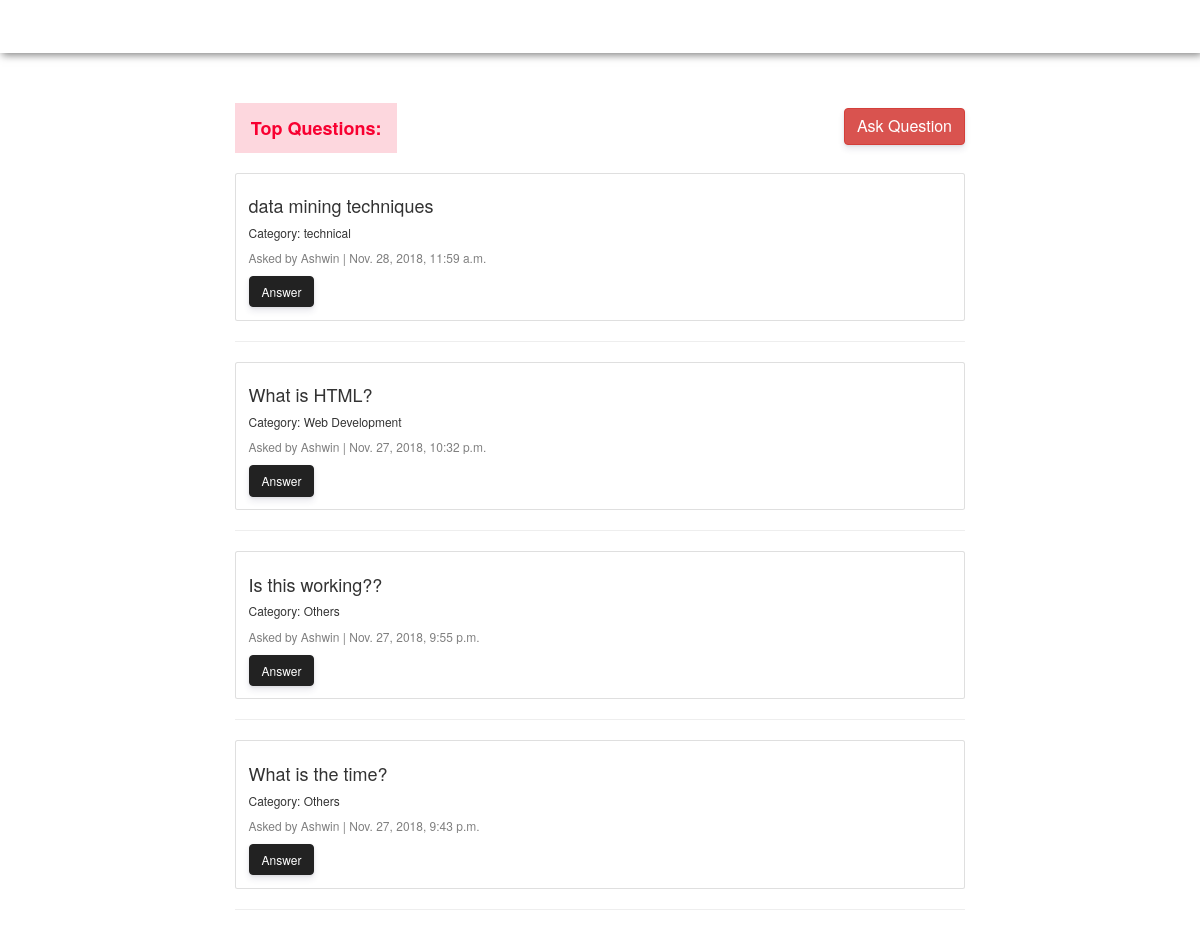
/discussion/ (signed in, upper part), run on an earlier commit of the app's database.
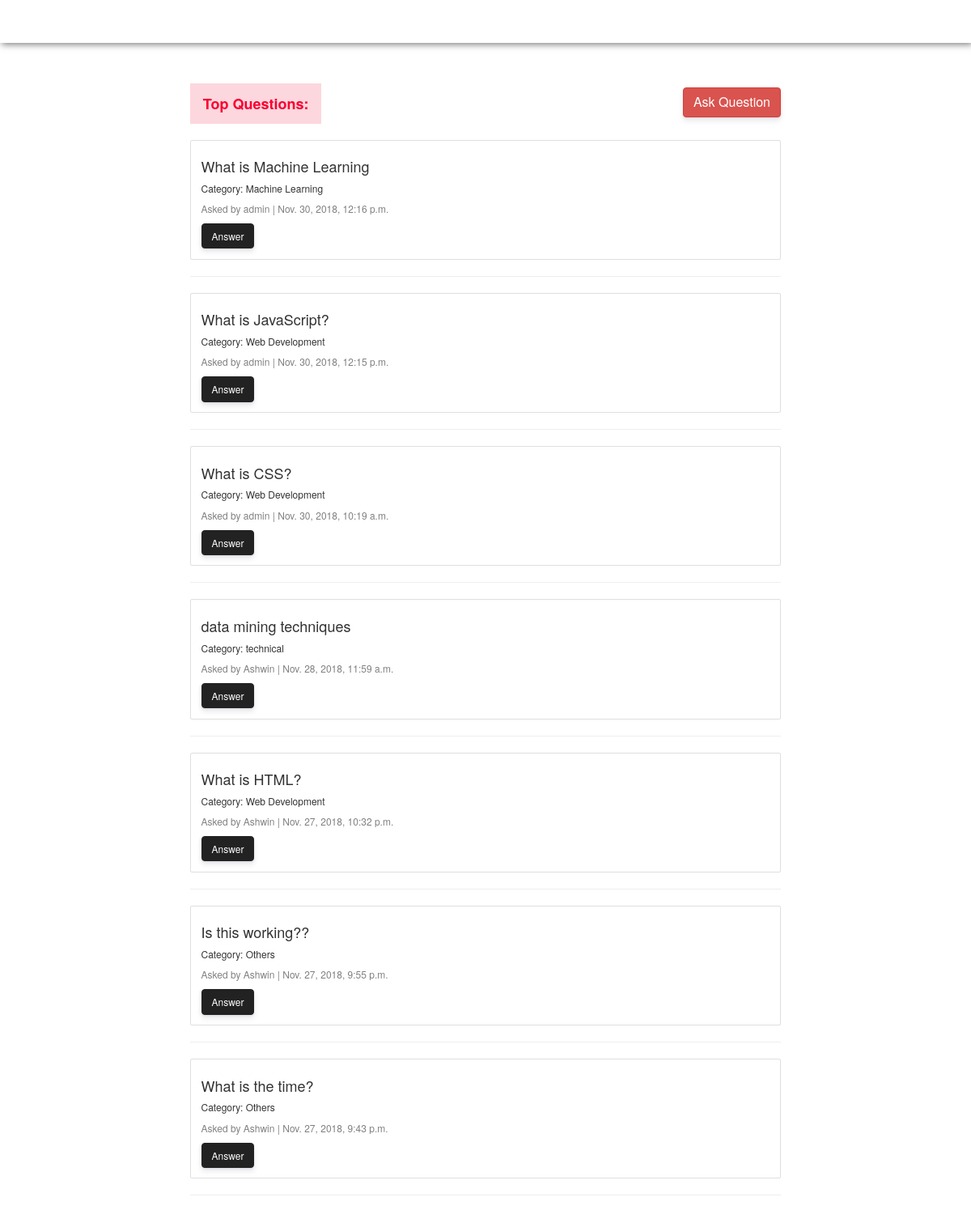
And on a later commit of the database.
### forum/models.py (models this page shows, shortened)
class Question(models.Model):
	author = models.ForeignKey(User, on_delete=models.CASCADE)
	question = models.CharField(max_length=200, blank=True)
	datetime = models.DateTimeField(auto_now_add=True, blank=True)
	category = models.CharField(max_length=200, blank=True)

### forum/views.py (the view, shortened to what this page needs)
# urls.py: path('discussion/', post_question),
def post_question(request):
	if not request.user.is_authenticated:
		return redirect("/login/")
	question = Question.objects.all().order_by('-datetime')
	return render(request, "forum/discussion.html", {"question" : question})

### templates/forum/discussion.html (shortened to what this page needs)
{% extends 'forum/base.html' %}
{% load static %}
{% block body %}
	<div class="container">
		<div class="row">
			<div class="col-md-2">
			</div>
			<div class="col-md-8" style="margin-top: 50px;">
				<button type="button" class="btn btn-md btn-danger" data-toggle="modal" data-target="#exampleModalCenter" style="margin-top: 5px;float: right; box-shadow: 0 4px 6px rgba(50,50,93,.11),0 1px 3px rgba(0,0,0,.08); font-size: 16px;">
				Ask Question
				</button>
				<span class="badge badge-pill badge-danger" style="margin-bottom: 20px; padding: .875em; color: #f80031; background-color: rgba(251,175,190,.5); text-align: center; border-radius: 0; font-size:18px;">Top Questions:</span><br>
				{% for quest in question %}
					<div class="card">
						<div class="card-body">
							<h4 class="card-title">{{quest.question | safe}}</h4>
							<h6 class="card-text">Category: {{quest.category}}</h6>
							<p class="card-text" style="font-size: 12px; color: grey;">Asked by {{ quest.author }} | {{ quest.datetime }}</p>
							<a href="/question/{{quest.id}}/" class="btn" style="color: #fff;				border-color: #222;	background-color: #222; box-shadow: 0 4px 6px rgba(50,50,93,.11),0 1px 3px rgba(0,0,0,.08),0 0 0 0 rgba(255,255,255,.5);
							font-size: 12px;">Answer</a>
						</div>
					</div>
					<hr>
				{% endfor %}
			</div>
			<div class="col-md-2">
			</div>
		</div>
	</div>
{% endblock %}

What changed in the data, as far as the page shows it:
added Question: question "What is Machine Learning", category "Machine Learning", author "admin", datetime "Nov. 30, 2018, 12:16 p.m."
added Question: question "What is JavaScript?", category "Web Development", author "admin", datetime "Nov. 30, 2018, 12:15 p.m."
added Question: question "What is CSS?", category "Web Development", author "admin", datetime "Nov. 30, 2018, 10:19 a.m."
